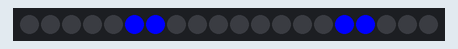
This sketch was run on a simulated ATtiny85, built with avr-gcc and run on an emulated ATtiny85. Shown: 20 RGB LEDs in strip order, left to right.

Above: at 0.01 s.
At 4.99 s:
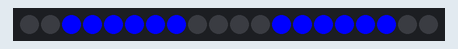
At 9.97 s:
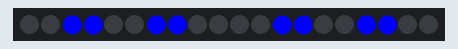
At 19.92 s:
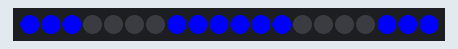
At 29.8 s:
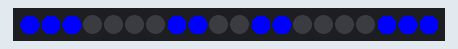
At 39.92 s:
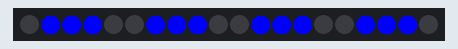

The sketch:

back_and_forth4.ino
```cpp
#include <Adafruit_DotStar.h>

#include <SPI.h>

struct struct_color {
  uint32_t color1;
  uint32_t color2;
  uint32_t color3;
  uint32_t color4;
};

uint32_t red = 0x0000FF00;
uint32_t orange = 0x0000FF80;  // 'On' color 00(B)(R)(G)
uint32_t yellow = 0x0000FFFF;
uint32_t green = 0x000000FF;
uint32_t blue = 0x00FF0000;
uint32_t purple = 0x00FF8000;
uint32_t pink = 0x007FFF00;

struct_color color = {green, green, green, green};

#define NUMPIXELS 20
#define LENGTH 3
#define SPEED 80

#define DATAPIN    11
#define CLOCKPIN   13
Adafruit_DotStar strip = Adafruit_DotStar(
  NUMPIXELS, DATAPIN, CLOCKPIN, DOTSTAR_BRG);

void setup() {

#if defined(__AVR_ATtiny85__) && (F_CPU == 16000000L)
  clock_prescale_set(clock_div_1);
#endif

  strip.begin();
  strip.show();
}

int      head = NUMPIXELS/4, tail = head - LENGTH, temp = 0, head2 = head + 1, tail2 = head2 + LENGTH,
temp2 = 0, head3 = (NUMPIXELS/4)*3, tail3 = head3 - LENGTH, temp3 = 0, head4 = head3 + 1, tail4 = head4 + LENGTH, temp4 = 0;

void loop() {

  strip.setPixelColor(head4, color.color4);
  strip.setPixelColor(tail4, 0);
  strip.setPixelColor(head3, color.color3);
  strip.setPixelColor(tail3, 0);
  strip.setPixelColor(head2, color.color2);
  strip.setPixelColor(tail2, 0);
  strip.setPixelColor(head, color.color1);
  strip.setPixelColor(tail, 0);
  strip.show();
  delay(SPEED);

  if(head > tail) {
    (++head);
  }
  else(--head);


  if(head > tail) {
    (++tail);
  }

  else(--tail);

  if((color.color1 >>= 0) == 0)
      color.color1 = 0xFFFF00;

  if(head > NUMPIXELS/4 - 1) {
    (temp = head);
    (head = tail);
    (tail = temp);
  }

  if(head < 0) {
    (temp = head);
    (head = tail);
    (tail = temp);
  }

  if(head2 > tail2) {
    (++head2);
  }
  else(--head2);


  if(head2 > tail2) {
    (++tail2);
  }

  else(--tail2);

  if((color.color1 >>= 0) == 0)
      color.color1 = 0xFF0000;

  if(head2 > NUMPIXELS/2 - 1 ) {
    (temp2 = head2);
    (head2 = tail2);
    (tail2 = temp2);
  }

  if(head2 < NUMPIXELS/4) {
    (temp2 = head2);
    (head2 = tail2);
    (tail2 = temp2);
  }

  if(head3 > tail3) {
    (++head3);
  }
  else(--head3);


  if(head3 > tail3) {
    (++tail3);
  }

  else(--tail3);

  if((color.color1 >>= 0) == 0)
      color.color1 = 0xFF0000;

  if(head3 > (NUMPIXELS/4)*3 - 1) {
    (temp3 = head3);
    (head3 = tail3);
    (tail3 = temp3);
  }

  if(head3 < NUMPIXELS/2) {
    (temp3 = head3);
    (head3 = tail3);
    (tail3 = temp3);
  }

    if(head4 > tail4) {
    (++head4);
  }
  else(--head4);


  if(head4 > tail4) {
    (++tail4);
  }

  else(--tail4);

  if((color.color1 >>= 0) == 0)
      color.color1 = 0xFF0000;

  if(head4 > NUMPIXELS - 1) {
    (temp4 = head4);
    (head4 = tail4);
    (tail4 = temp4);
  }

  if(head4 < (NUMPIXELS/4)*3) {
    (temp4 = head4);
    (head4 = tail4);
    (tail4 = temp4);
  }

}
```
